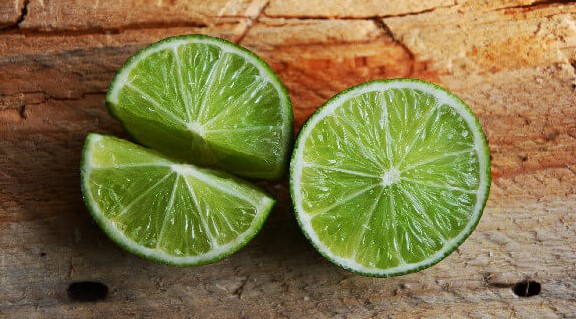
#> input picture fruit.jpg, 576 x 319 px
$ python t7_color_detection.py
#> lines starting #> are read from the running program, lines starting #| are printed output that depends on the picture; after the words box and inside, x2 and y2 are one past the last pixel; in counts of white or black regions, pixels touching at a corner belong together
import cv2
import numpy as np

img = cv2.imread('fruit.jpg') #讀取圖片
#> img is the input picture: shape (319, 576, 3); mean B, G, R 69.8, 118.9, 130.3

color_range = [np.array([35, 0, 0]), np.array([50, 255, 255])] #顏色範圍

draw = np.ones((img.shape[0],img.shape[1],3), np.uint8)
hsv = cv2.cvtColor(img, cv2.COLOR_BGR2HSV) #色彩空間轉換BGR->HSV
#> hsv: shape (319, 576, 3); mean H, S, V 25.2, 137, 140.5
mask = cv2.inRange(hsv, color_range[0], color_range[1]) #色彩範圍二值化
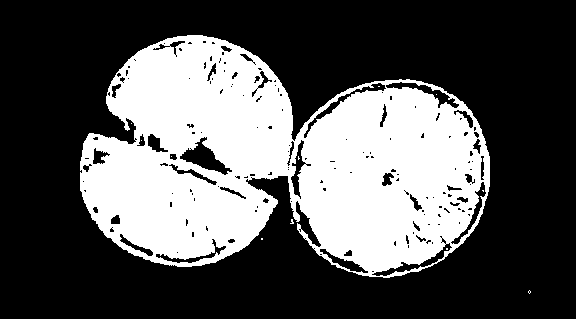
#> mask: shape (319, 576); 34.1% white; 12 white regions (11 under 20 px), largest, box (x1, y1, x2, y2) and area: (80, 35, 490, 278) 62617
for i in range(mask.shape[0]):
    for j in range(mask.shape[1]):
        if mask[i][j] == 0: draw[i,j,:] = img[i,j,:] #黑色部分還原
        else: draw[i,j,:] = (255, 0, 0) #白色部分當背景
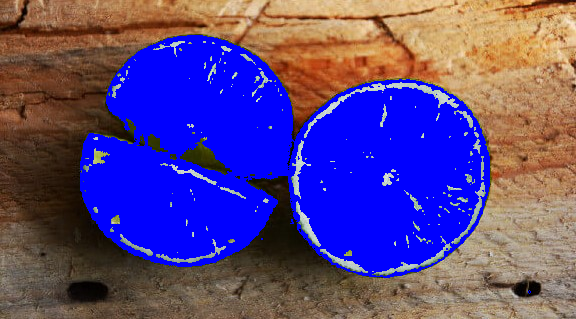
#> draw: shape (319, 576, 3); mean B, G, R 134.9, 68.8, 89.8

cv2.imshow('1.original', img)
cv2.imshow('2.mask', mask)
cv2.imshow('3.draw', draw)

cv2.waitKey(0) #等待按下任意鍵
cv2.destroyAllWindows()
